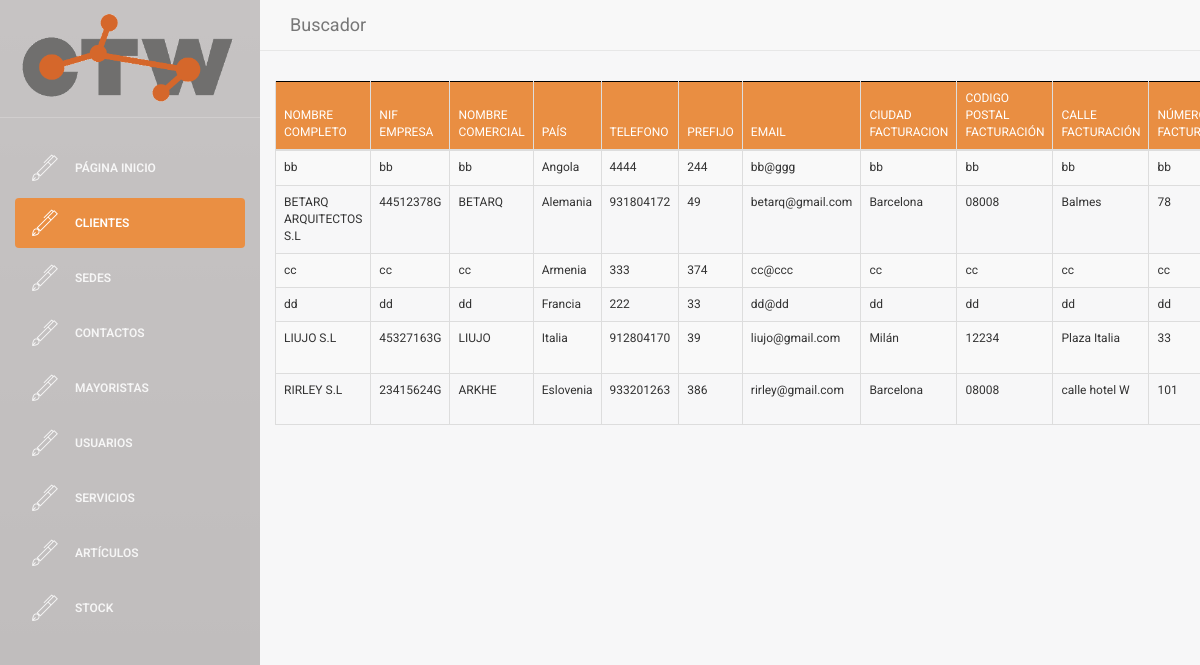
/buscador/buscador_clientes.php (signed in), run on an earlier commit of the app's database.
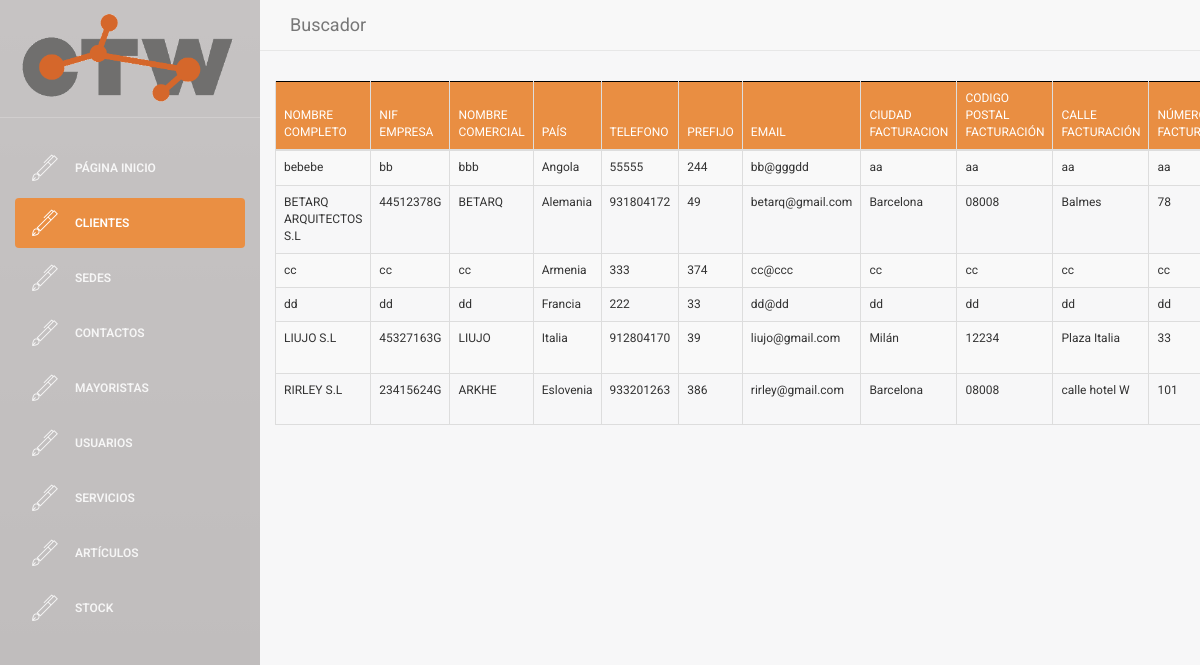
And on a later commit of the database.
### tables this page shows
CREATE TABLE `CLIENTE` (
  `NIF_EMPRESA` varchar(9) NOT NULL,
  `nombre_comercial` varchar(35) NOT NULL,
  `nombre_completo` varchar(60) NOT NULL,
  `telefono` int(9) NOT NULL,
  `email` varchar(30) NOT NULL,
  `ciudad_facturacion` varchar(25) NOT NULL,
  `codigo_postal_facturacion` varchar(10) NOT NULL,
  `calle_facturacion` varchar(30) NOT NULL,
  `numero_facturacion` varchar(8) NOT NULL,
  `ciudad_envio` varchar(25) NOT NULL,
  `codigo_postal_envio` varchar(10) NOT NULL,
  `calle_envio` varchar(30) NOT NULL,
  `numero_envio` varchar(8) NOT NULL,
  `IBAN` varchar(34) NOT NULL,
  `SEPA` tinyint(1) NOT NULL,
  `pais` varchar(30) NOT NULL,
  `prefijo` int(5) DEFAULT NULL
);

### web/assets/php/selects.php (called while the page is built, shortened)
<?php
function select_all_cliente(){
    $conn = connect();
    $sql = "SELECT *
    FROM CLIENTE
    ORDER BY nombre_completo asc";
    $data = $conn->query($sql);
    return $data;
  }
?>

### web/buscador/buscador_clientes.php (the view, shortened to what this page needs)
    <!doctype html>
<?php
include('../assets/php/selects.php');
if($_SESSION["login_done"]==true){
?>
<html lang="en">
<head>
    <link rel="stylesheet" href="https://maxcdn.bootstrapcdn.com/bootstrap/3.3.6/css/bootstrap.min.css">
    <link rel="stylesheet" href="https://cdn.datatables.net/1.10.12/css/dataTables.bootstrap.min.css">
    <link href="../assets/css/bootstrap.min.css" rel="stylesheet" />
    <link href="../assets/css/animate.min.css" rel="stylesheet"/>
    <link href="../assets/css/light-bootstrap-dashboard.css" rel="stylesheet"/>
    <link href="../assets/css/demo.css" rel="stylesheet" />
    <link href="http://maxcdn.bootstrapcdn.com/font-awesome/4.2.0/css/font-awesome.min.css" rel="stylesheet">
    <link href="../assets/css/pe-icon-7-stroke.css" rel="stylesheet" />
    <link href="http://cdnjs.cloudflare.com/ajax/libs/x-editable/1.5.0/bootstrap3-editable/css/bootstrap-editable.css" rel="stylesheet"/>
    <link href="../assets/css/table_editor.css" rel="stylesheet"/>
    <link href="../assets/css/table.css" rel="stylesheet"/>
    <link href="../assets/css/table2.css" rel="stylesheet"/>
    <link href="../assets/css/table4.css" rel="stylesheet"/>
    <link href="../assets/css/insert.css" rel="stylesheet" />
    <link href="../assets/css/micss.css" rel="stylesheet" />
</head>
<body>
<div class="wrapper">
    <div class="sidebar">
    	<div class="sidebar-wrapper">
            <div class="logo">
                <a href="../"><img src="../assets/img/ctw_logo.gif" alt="CTW Logo"></a>
            </div>
            <ul class="nav">
                <li>
                    <a href="../index.php">
                        <i class="pe-7s-pen"></i>
                        <p>PÁGINA INICIO</p>
                    </a>
                </li>
                <li class="active">
                    <a href="buscador_clientes.php">
                        <i class="pe-7s-pen"></i>
                        <p>Clientes</p>
                    </a>
                </li>
                <li>
                    <a href="buscador_sedes.php">
                        <i class="pe-7s-pen"></i>
                        <p>Sedes</p>
                    </a>
                </li>
                <li>
                    <a href="buscador_contactos.php">
                        <i class="pe-7s-pen"></i>
                        <p>Contactos</p>
                    </a>
                </li>
                <li>
                    <a href="buscador_mayoristas.php">
                        <i class="pe-7s-pen"></i>
                        <p>Mayoristas</p>
                    </a>
                </li>
                <li>
                    <a href="buscador_usuarios.php">
                        <i class="pe-7s-pen"></i>
                        <p>Usuarios</p>
                    </a>
                </li>
                <li>
                    <a href="buscador_servicios.php">
                        <i class="pe-7s-pen"></i>
                        <p>Servicios</p>
                    </a>
                </li>
                <li>
                    <a href="buscador_articulos.php">
                        <i class="pe-7s-pen"></i>
                        <p>Artículos</p>
                    </a>
                </li>
                <li>
                    <a href="buscador_stock.php">
                        <i class="pe-7s-pen"></i>
                        <p>Stock</p>
                    </a>
                </li>
            </ul>
    	</div>
    </div>
    <div class="main-panel">
        <nav class="navbar2 navbar-default navbar-fixed">
            <div class="container-fluid">
                <div class="navbar-header">
                    <a class="navbar-brand">Buscador</a>
                </div>
                <div class="collapse navbar-collapse">
                </div>
            </div>
        </nav>
        <div class="content2">
            <div class="container-fluid">
                <div class="row">
                    <div >
                        <div >
                                <table id="buscador_cliente" class="table table-striped table-bordered">
                                    <thead>
                                        <tr>
                                            <th>Nombre completo</th>
                                            <th>NIF empresa</th>
                                            <th>Nombre comercial</th>
                                            <th>País</th>
                                            <th>Telefono</th>
                                            <th>Prefijo</th>
                                            <th>Email</th>
                                            <th>Ciudad facturacion</th>
                                            <th>Codigo postal facturación</th>
                                            <th>Calle facturación</th>
                                            <th>Número facturación</th>
                                        </tr>
                                    </thead>
                                    <tbody>
                                        <?php
                                            $data = select_all_cliente();
                                            if ($data->num_rows > 0) {
                                                 while($row = $data->fetch_assoc()) {
                                                    $pk = $row['NIF_EMPRESA'];
                                        ?>
                                                    <tr>
                                                        <td><a href="#" class="nombre_completo" data-pk=<?php echo "\"$pk\""; ?>><?php echo $row['nombre_completo']?> </a></td>
                                                        <td><a href="#" class="NIF_EMPRESA" data-pk=<?php echo "\"$pk\""; ?>><?php echo $row['NIF_EMPRESA'] ?></a></td>
                                                        <td><a href="#" class="nombre_comercial" data-pk=<?php echo "\"$pk\""; ?>><?php echo $row['nombre_comercial']?> </a></td>
                                                        <td><a href="#" class="pais" data-pk=<?php echo "\"$pk\""; ?>><?php echo $row['pais']?> </a></td>
                                                        <td><a href="#" class="telefono" data-pk=<?php echo "\"$pk\""; ?>><?php echo $row['telefono']?> </a></td>
                                                        <td><a href="#" class="prefijo" data-pk=<?php echo "\"$pk\""; ?>><?php echo $row['prefijo']?> </a></td>
                                                        <td><a href="#" class="email" data-pk=<?php echo "\"$pk\""; ?>><?php echo $row['email']?> </a></td>
                                                        <td><a href="#" class="ciudad_facturacion" data-pk=<?php echo "\"$pk\""; ?>><?php echo $row['ciudad_facturacion']?> </a></td>
                                                        <td><a href="#" class="codigo_postal_facturacion" data-pk=<?php echo "\"$pk\""; ?>><?php echo $row['codigo_postal_facturacion']?> </a></td>
                                                        <td><a href="#" class="calle_facturacion" data-pk=<?php echo "\"$pk\""; ?>><?php echo $row['calle_facturacion']?> </a></td>
                                                        <td><a href="#" class="numero_facturacion" data-pk=<?php echo "\"$pk\""; ?>><?php echo $row['numero_facturacion']?> </a></td>
                                                    </tr>
                                        <?php
                                                 }
                                            } else {
                                                 echo "0 results";
                                            }
                                        ?>
                                    </tbody>
                                </table>
                        </div>
                    </div>
                </div>
            </div>
        </div>
    </div>
</div>
</body>
</html>
<?php
}else{
    echo "false";
    header("location:../index.php");
}
?>

### web/assets/css/table_editor.css (style rules this page uses)
a, a:hover { color: #000; }

### web/assets/css/table.css (style rules this page uses)
table { border: none; }
table thead, table tfoot { background-color: #e98e42; border: 1px solid black; }
a, a:hover { color: #000; }

### web/assets/css/insert.css (style rules this page uses)
* { margin: 0; padding: 0; box-sizing: border-box; -webkit-box-sizing: border-box; -moz-box-sizing: border-box; -webkit-font-smoothing: antialiased; -moz-font-smoothing: antialiased; -o-font-smoothing: antialiased; font-smoothing: antialiased; text-rendering: optimizeLegibility; }
body { font-family: "Roboto", Helvetica, Arial, sans-serif; font-weight: 100; font-size: 12px; line-height: 30px; color: #777; }

What changed in the data, as far as the page shows it:
changed cliente "bb": nombre_completo "bb" → "bebebe"; nombre_comercial "bb" → "bbb"; telefono "4444" → "55555"; email "bb@ggg" → "bb@gggdd"; ciudad_facturacion "bb" → "aa"; codigo_postal_facturacion "bb" → "aa"; calle_facturacion "bb" → "aa"; numero_facturacion "bb" → "aa"
